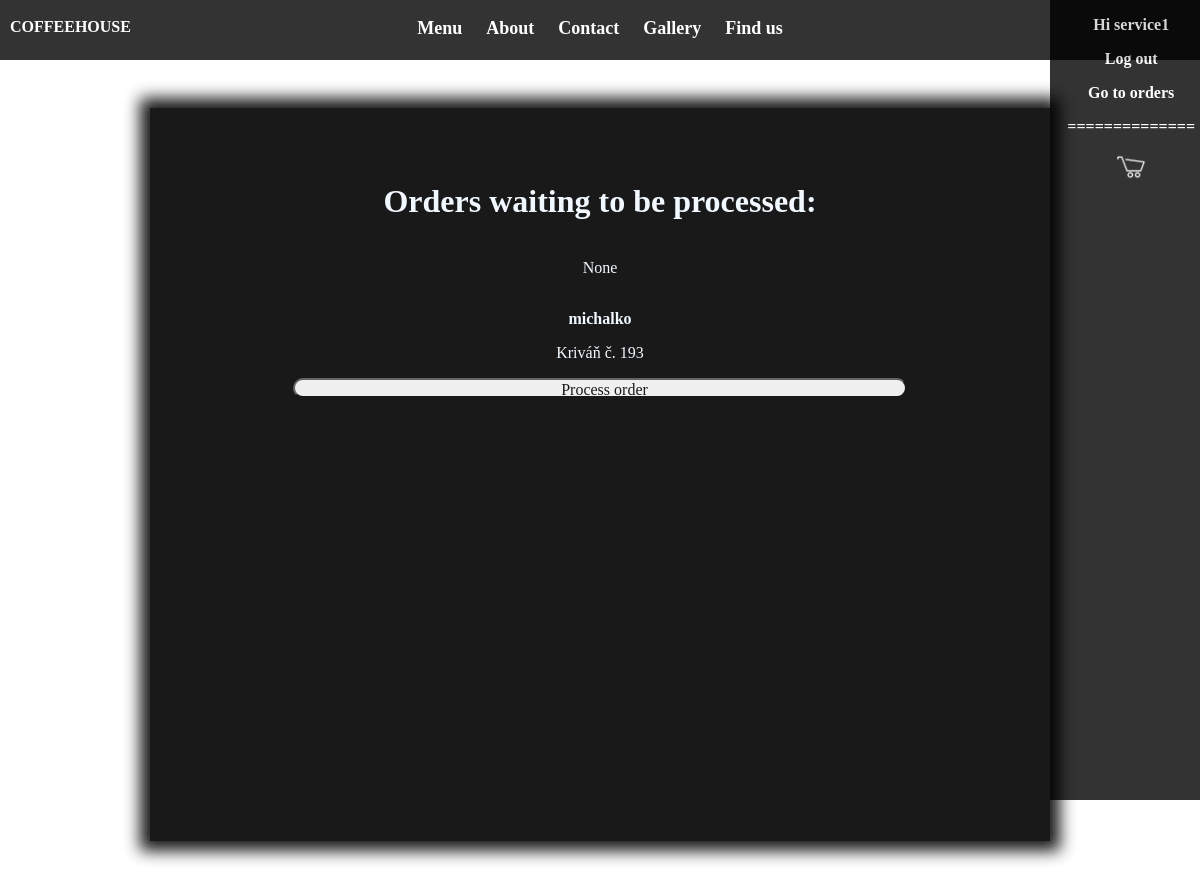
The app's page /orders/unprocessed (signed in), older data.
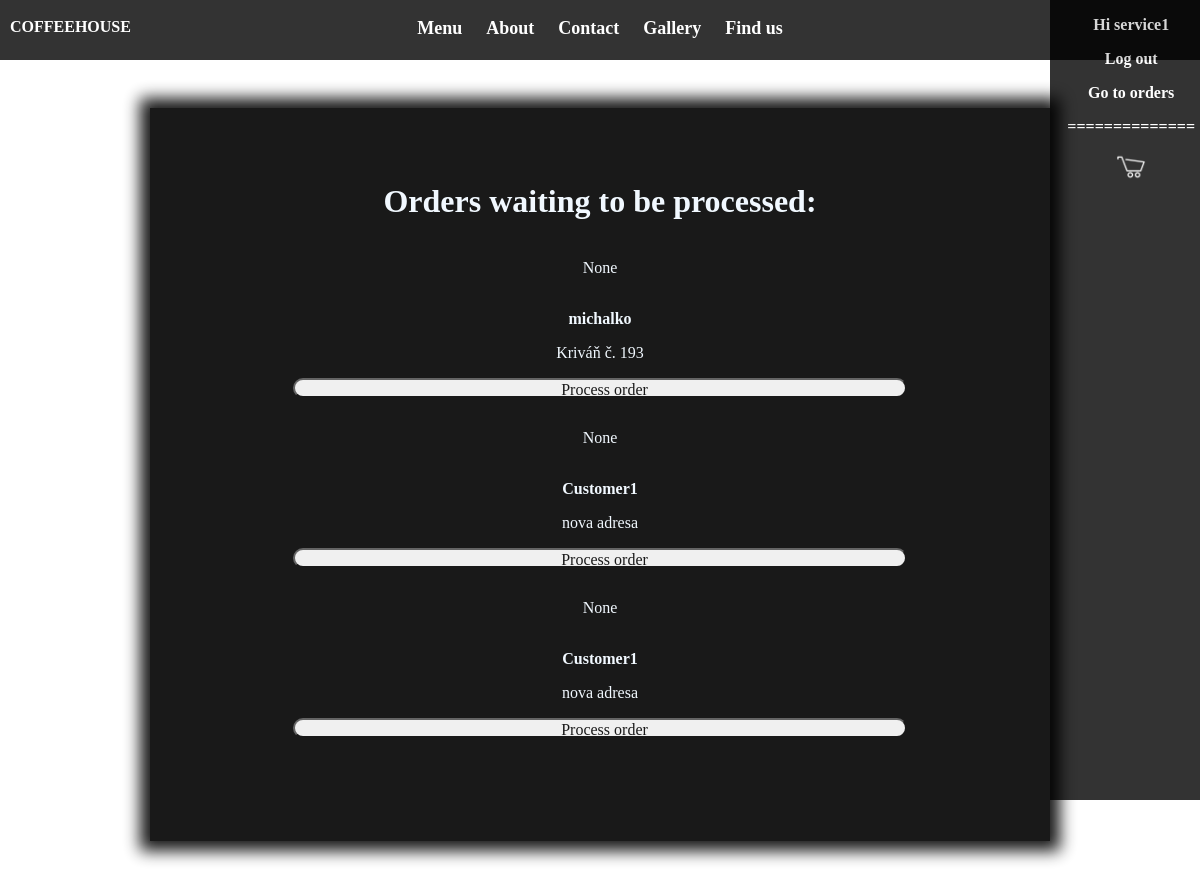
The same page, newer data.
### coffehouse/users/models.py (models this page shows, shortened)
class BaseUser(AbstractUser):
    is_owner = models.BooleanField(default=False)
    is_service = models.BooleanField(default=False)
    is_customer = models.BooleanField(default=False)

class Customer(models.Model):
    user = models.OneToOneField(BaseUser, on_delete=models.CASCADE, primary_key=True)
    address = models.CharField(max_length=100)
    country = models.CharField(max_length=40, default=" ")

### coffehouse/orders/models.py (models this page shows, shortened)
class Order(models.Model):
    user = models.ForeignKey(Customer, related_name='client', on_delete=models.CASCADE, null=True)
    food = models.ManyToManyField(Food, related_name='foods')
    drink = models.ManyToManyField(Drink, related_name='drinks', default=None)
    created_at = models.DateField(auto_now_add=True)
    processed = models.BooleanField(default=False)
    processed_by = models.ForeignKey(Service, related_name='processed_by', on_delete=models.CASCADE, null=True)
    note = models.CharField(max_length=255, null=True)

### coffehouse/orders/views.py (the view)
@login_required
def unprocessed_orders(request):
    if request.user.is_service:
        service = request.user
        orders = Order.objects.filter(processed=False)
        return render(request, 'orders/unprocessed_orders.html', {'orders': orders})
    return redirect('users:login')

### coffehouse/templates/orders/unprocessed_orders.html (shortened to what this page needs)
{% extends 'base.html' %}
{% block extra_head %}
    {% load staticfiles %}
    <link rel="stylesheet" type="text/css" href="{% static "css/orders/unprocessed_orders_style.css" %}">
{% endblock extra_head %}
{% block content %}
    <div class="content">
        <h1> Orders waiting to be processed: </h1>
        {% for order in orders %}
            <div class="order">
                <p> {{ order.food.name }}</p>
                <div class="line"></div>
                <p class="username"> {{ order.user.user.username }}</p>
                <p> {{ order.user.address }} </p>
                <input type="submit" class="btn-link" name="proceed" value="Process order"
                       onclick="proceedOrder(this, {{ order.pk }});">
            </div>
        {% endfor %}
    </div>
{% endblock content %}

### coffehouse/templates/base.html (shortened to what this page needs)
{% load static %}
<!DOCTYPE html>
<html lang="en">
<head>
    <link rel="stylesheet" type="text/css" href="{% static "css/base_style.css" %}">
    {% block extra_head %} {% endblock extra_head %}
</head>
<body>
    <div class="menu">
        <ul>
            <li>
                <p> <a href="{% url 'menu:index' %}"> Menu </a></p>
            </li>
            <li> <p>About</p> </li>
            <li> <p>Contact</p> </li>
            <li> <p>Gallery</p> </li>
            <li>
                <p> <a href="{% url 'about:find_us' %}">Find us </a></p>
            </li>
        </ul>
    </div>
    <div class="right_panel">
        <div class="login">
            {% if user.is_authenticated %}
                <p>Hi {{ user.username }}
                <p><a href="{% url 'users:logout' %}">Log out</a></p>
                {% if user.is_owner %}
                    <p><a href="{% url 'users:register_service' %}"> Register new service </a></p>
                {% elif user.is_service %}
                    <p><a href="{% url 'orders:unprocessed' %}"> Go to orders </a></p>
                {% endif %}
            {% else %}
                <p> <a href="{% url 'users:login' %}"> LOG IN </a></p>
                <p> <a href="{% url 'users:test_register' %}"> REGISTER </a></p>
            {% endif %}
        <p>==============</p>
        <a href="{% url "orders:show_chart" %}"> <img src="{% static "images/cart.png" %}" class="shop_cart"/> </a>
        </div>
    </div>
    <div class="brand_name">
        <p> <a href="{% url 'home:homepage' %}"> COFFEEHOUSE </a></p>
    </div>
    {% block content %}
    {% endblock content%}
</body>
</html>

### static/css/base_style.css (style rules this page uses)
body { background: url("../images/after-business-hours-architecture-bar-34650.jpg") no-repeat; background-size: cover; -webkit-background-size: cover; -moz-background-size: cover; -o-background-size: cover; padding: 5%; text-align: center; }
html * { font-family: Anson, serif; }
.menu { position: fixed; left: 0; top: 0; width: 100%; background-color: black; color: white; font-weight: bold; text-align: center; opacity: 0.8; filter: alpha(opacity=80); height: 60px; }
.menu a:link { color: white; font-weight: bold; text-align: center; font-family: Anson, serif; text-decoration: none; }
.menu ul { list-style-type: none; margin: 0; padding: 0; color: white; }
.menu li { display: inline-table; cursor: pointer; font-family: Anson, serif; padding-left: 10px; padding-right: 10px; font-size: 18px; }
.brand_name { position: absolute; top: 2px; left: 10px; }
.brand_name p { color: white; cursor: pointer; font-weight: bold; font-family: Anson, serif; }
.brand_name a:link { color: white; font-weight: bold; text-align: center; font-family: Anson, serif; text-decoration: none; }
.login { position: absolute; top: 0; right: 5px; }
.login p { color: white; cursor: pointer; font-weight: bold; font-family: Anson, serif; }
.login a:link { color: white; font-weight: bold; text-align: center; font-family: Anson, serif; text-decoration: none; }
.content { color: aliceblue; display: block; background: black; padding-top: 5%; margin-left: auto; margin-right: auto; width: 900px; height: 85vh; margin-top: 40px; opacity: 0.90; filter: alpha(opacity=90); box-shadow: 0 0 15px 10px black; }
.content input { margin-left: 30px; margin-right: 30px; width: 70%; height: 20px; border-radius: 15px; font-size: 16px; padding-left: 15px; }
.right_panel { position: fixed; top: 0; right: 0; height: 100vh; width: 150px; background: black; opacity: 0.80; }
.shop_cart { filter: invert(100%); width: 30px; }
a:link { color: white; font-weight: bold; text-align: center; font-family: Anson, serif; text-decoration: none; }

### static/css/orders/unprocessed_orders_style.css (style rules this page uses)
.order { border: solid 2px black; margin: 10px; }
.username { font-weight: bold; }
.line { width: 500px; border-bottom: 1px solid black; margin: auto; }

Row changes from the older to the newer data that the page shows:
added Order: food.name "None", user.user.username "Customer1", user.address "nova adresa"
added Order: food.name "None", user.user.username "Customer1", user.address "nova adresa"
